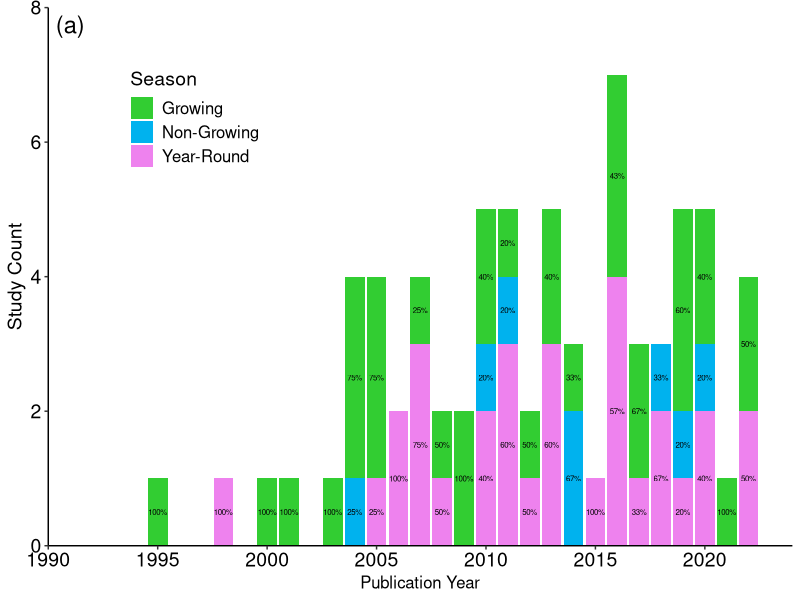
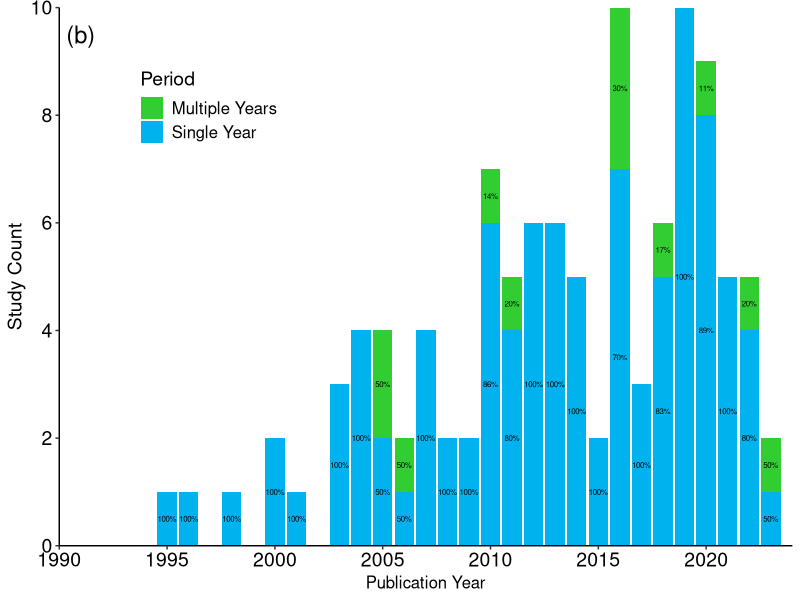
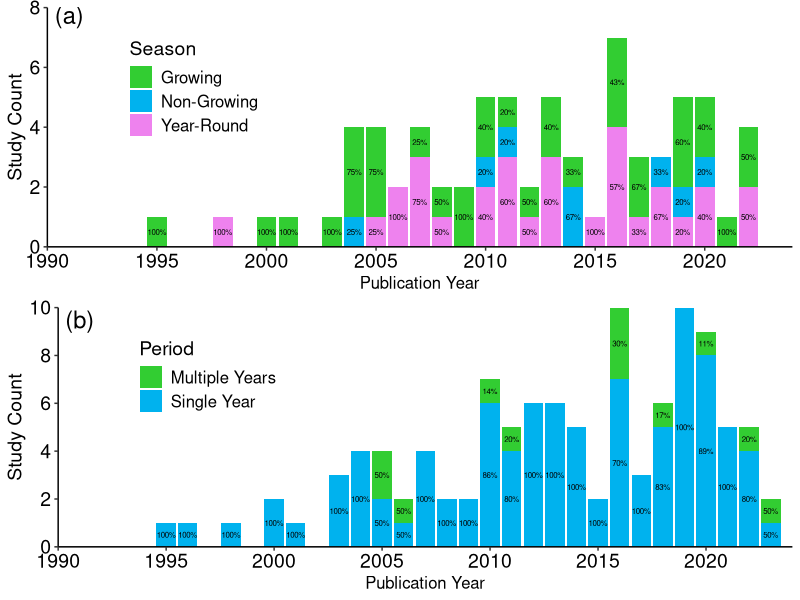

Here is the R script that generated these plots, in order:
#To prepare figures for study period and study length
#Figure 4
library(tidyverse); library(ggpubr)

#read data
GHG.CH4 <- read.csv("input/Canada GHG storage lit review data 20240611.csv",header = T)
#obtain studies with field measurement 
GHG.storage <- GHG.CH4[grepl("Storage", GHG.CH4$GHG.source),]
GHG.storage <- GHG.storage[GHG.storage$CH4 == TRUE,]
GHG.storage <- GHG.storage %>%
  filter(str_detect(Technique, "Micrometeorology")|
           str_detect(Technique, "Incubation")|
           str_detect(Technique, "Animal chamber")|
           str_detect(Technique, "Soil chamber"))
sum(na.omit(GHG.storage$Manure.type == "Liquid, Solid")) #18
sum(na.omit(GHG.storage$Manure.type == "Liquid")) #68
sum(na.omit(GHG.storage$Manure.type == "Solid")) #22
sum(na.omit(GHG.storage$Season == "Growing")) #34
sum(na.omit(GHG.storage$Season == "Non-Growing")) #8
sum(na.omit(GHG.storage$Season == "Year-Round")) #30



#Figure 4a
#study period
season_data <- GHG.storage %>%
  separate_rows(Season, sep = ",\\s*") %>%
  filter(str_detect(Technique, "Micrometeorology")|
           str_detect(Technique, "Incubation")|
           str_detect(Technique, "Animal chamber")|
           str_detect(Technique, "Soil chamber")) %>%
  group_by(Pub..year,Season) %>%
  summarise(Number = n ()) %>%
  ungroup() %>%
  group_by(Pub..year) %>%
  na.omit()%>%
  mutate(Percentage = Number / sum(Number) * 100)



#Make graph
Fig4a  <- ggplot(data = na.omit(season_data), 
                aes(x = Pub..year, y = Number, fill = Season)) +
  geom_bar(stat = "identity") +
  labs(x = "Publication Year", y = "Study Count") +
  scale_fill_manual(values = c("Growing" = "limegreen", 
                               "Non-Growing" = "deepskyblue2",
                               "Year-Round" = "violet")) +
  theme_classic() +
  theme(axis.text = element_text(size = 14, colour = "black"),
        axis.title.x = element_text(size = 14),
        axis.title.y = element_text(size = 14),
        legend.position = c(0.1, 0.9),  # Adjust the legend position
        legend.justification = c(0, 1),  # Align the legend to top-left
        legend.title = element_text(size = 14),  # Adjust legend title font size
        legend.text = element_text(size = 12),
        axis.line = element_line(color = "black")) +
  theme(axis.title.x = element_text(size = 12)) +
  geom_text(aes(label = paste0(round(Percentage, 0), "%")),
            position = position_stack(vjust = 0.5),
            size = 2) +
  scale_y_continuous(limits = c(0, 8), 
                     breaks = seq(0, 8, by = 2),
                     expand = c(0, 0)) +
  scale_x_continuous(limits = c(1990, 2024), 
                     breaks = seq(1990, 2024 , by = 5),
                     expand = c(0, 0)) +
  annotate("text", x = 1991, y = 7.75, 
          label = "(a)",size = 6)
Fig4a

#Figure 4b
#study length
period_data <- GHG.storage %>%
  separate_rows(Period, sep = ",\\s*") %>%
  filter(str_detect(Technique, "Micrometeorology")|
           str_detect(Technique, "Incubation")|
           str_detect(Technique, "Animal chamber")|
           str_detect(Technique, "Soil chamber")) %>%
  group_by(Pub..year,Period) %>%
  summarise(Number = n ()) %>%
  ungroup() %>%
  group_by(Pub..year) %>%
  na.omit()%>%
  mutate(Percentage = Number / sum(Number) * 100)

sum(period_data$Number[period_data$Period == "Single Year"]) #96 88.9%
sum(period_data$Number[period_data$Period == "Multiple Years"]) #12 11.1%



#Figure for period
Fig4b <- ggplot(data = na.omit(period_data), 
                aes(x = Pub..year, y = Number, fill = Period)) +
  geom_bar(stat = "identity") +
  labs(x = "Publication Year", y = "Study Count") +
  scale_fill_manual(values = c("Single Year" = "deepskyblue2",
                               "Multiple Years" = "limegreen")) +
  theme_classic() +
  theme(axis.text = element_text(size = 14, colour = "black"),
        axis.title.x = element_text(size = 14),
        axis.title.y = element_text(size = 14),
        legend.position = c(0.1, 0.9),  # Adjust the legend position
        legend.justification = c(0, 1),  # Align the legend to top-left
        legend.title = element_text(size = 14),  # Adjust legend title font size
        legend.text = element_text(size = 12),
        axis.line = element_line(color = "black")) +
  theme(axis.title.x = element_text(size = 12)) +
  geom_text(aes(label = paste0(round(Percentage, 0), "%")),
            position = position_stack(vjust = 0.5),
            size = 2) +
  scale_y_continuous(limits = c(0, 10), 
                     breaks = seq(0, 10, by = 2),
                     expand = c(0, 0)) +
  scale_x_continuous(limits = c(1990, 2024), 
                     breaks = seq(1990, 2024 , by = 5),
                     expand = c(0, 0)) +
  annotate("text", x = 1991, y = 9.5, 
           label = "(b)",size = 6)
Fig4b

# combine figures together
ggsave("output/Figure - Study period and length.png",
       ggarrange(Fig4a, Fig4b,
                 ncol = 1, nrow = 2),
       width = 24, height = 18, units = "cm",
       dpi = 300)
